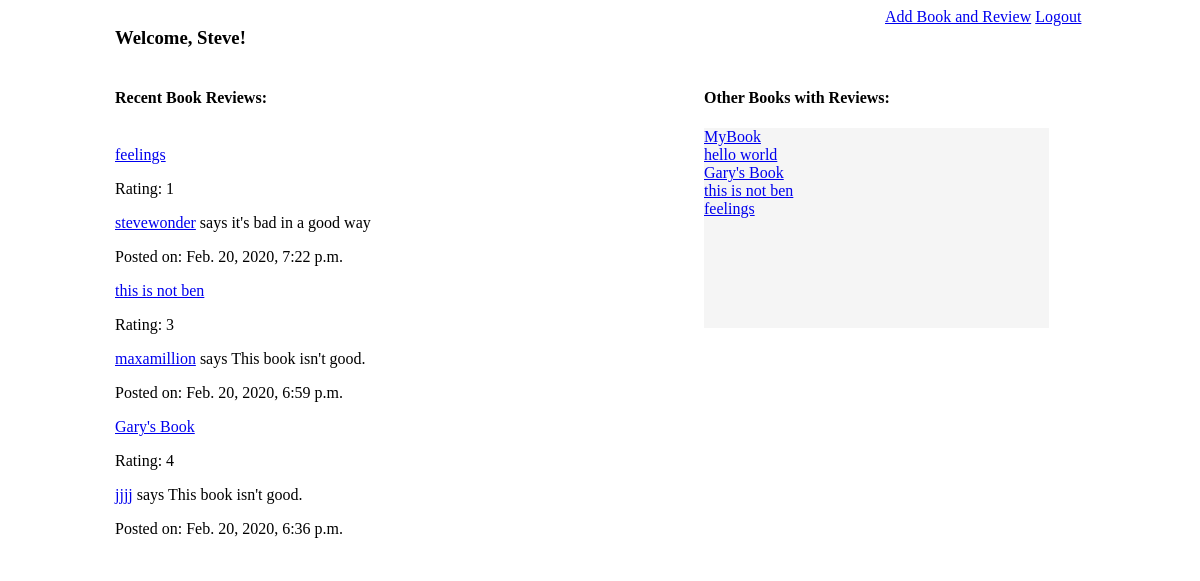
The page /success/1 (signed in) on the database its author committed.
### DojoReads_app/models.py (models this page shows)
class User(models.Model):
    name = models.CharField(max_length=255)
    alias = models.CharField(max_length=255)
    email = models.CharField(max_length=255)
    password = models.CharField(max_length=255)
    created_at = models.DateTimeField(auto_now_add=True)
    updated_at = models.DateTimeField(auto_now=True)
    objects = UserManager()

class Book(models.Model):
    title = models.CharField(max_length=255)
    author = models.ForeignKey(Author, related_name="books_written", on_delete=models.CASCADE)
    uploaded_by = models.ForeignKey(User, related_name="books_uploaded", on_delete = models.CASCADE)
    created_at = models.DateTimeField(auto_now_add=True)
    updated_at = models.DateTimeField(auto_now=True)

class Review(models.Model):
    books = models.ForeignKey(Book, related_name = "book", on_delete = models.CASCADE)
    ratings = models.IntegerField()
    user_reviewer = models.ForeignKey(User, related_name="reviewers", on_delete = models.CASCADE)
    created_at = models.DateTimeField(auto_now_add=True)
    updated_at = models.DateTimeField(auto_now=True)
    written_review = models.TextField()

### DojoReads_app/views.py (the view)
# urls.py: path('success/<int:user_Val>', views.successDisplay), # create user success
def successDisplay(request, user_Val):
    users = User.objects.get(id = user_Val)
    books = Book.objects.all()
    filter_books = Book.objects.filter().order_by('-id')[:3]
    reviews = Review.objects.all()
    all_users = User.objects.all()
    if "user" not in request.session:
        return redirect("/")
    context = {
        "create_user": users,
        "these_books": books,
        "all_reviews": reviews,
        "the_users": all_users,
        "three_books": filter_books,
    }
    return render(request, "BookPage.html", context)

### DojoReads_app/templates/BookPage.html (shortened to what this page needs)
<!DOCTYPE html>
<html lang="en">
<head>
    {% load static %}
    <link rel="stylesheet" href="{% static 'css/BookPage.css' %}">
</head>
<body>
    <div id="wrapper">
        <h3 id="welcomeword">Welcome, {{ create_user.name }}!</h3>
        <div id="logoradd">
            <a href = "/books/add" id = "AddaBook">Add Book and Review</a>
            <a href="/logoutUser" id = "Logoutlink">Logout</a>
        </div>
        <br>
        <div id="topThreeBox">
            <h4>Recent Book Reviews:</h4>
            <br>
            {% for top_books in three_books %}
                <a href="/books/{{top_books.id}}">{{ top_books.title }}</a><br>
                {% for the_reviews in all_reviews %}
                    {% if the_reviews.books.id == top_books.id %}
                        <p>Rating: {{ the_reviews.ratings }}</p>
                        <p><a href="/users/{{ the_reviews.user_reviewer.id }}">{{ the_reviews.user_reviewer.alias }}</a> says {{ the_reviews.written_review }} </p>
                        <p>Posted on: {{ the_reviews.created_at }}</p>
                    {% endif %}
                {% endfor %}
            {% endfor %}
        </div>
        <div id="otherReviewBox">
            <h4 id="OtherBook">Other Books with Reviews: </h4>
                <div id="BookSelectBox">
                    {% for all_other_books in these_books %}
                    <a href="/books/{{all_other_books.id}}"> {{ all_other_books.title }} </a></br>
                    {% endfor %}
                </div>
        </div>
    </div>
</body>
</html>

### DojoReads_app/static/css/BookPage.css (style rules this page uses)
#wrapper { width: 970px; min-height: 900px; background-color: white; margin: 0px auto; }
#BookSelectBox { width: 345px; min-height: 200px; background-color: whitesmoke; overflow-y: scroll; display: block; }
#OtherBook { display: inline-block; }
#welcomeword { display:inline-block; }
#logoradd { height: 25px; width: 200px; background-color: white; display: inline-block; float: right; }
#topThreeBox { min-height: 450px; width: 400px; background-color: white; display: inline-block; }
#otherReviewBox { min-height: 450px; width: 380px; background-color: white; display: inline-block; vertical-align: top; margin-left: 185px; }

### rows shown on the page
User: name "Steve"
Book: title "feelings"
Review: ratings "1", user_reviewer.alias "stevewonder", written_review "it's bad in a good way", created_at "Feb. 20, 2020, 7:22 p.m."
Book: title "this is not ben"
Review: ratings "3", user_reviewer.alias "maxamillion", written_review "This book isn't good.", created_at "Feb. 20, 2020, 6:59 p.m."
Book: title "Gary's Book"
Review: ratings "4", user_reviewer.alias "jjjj", written_review "This book isn't good.", created_at "Feb. 20, 2020, 6:36 p.m."
Book: title "MyBook"
Book: title "hello world"
